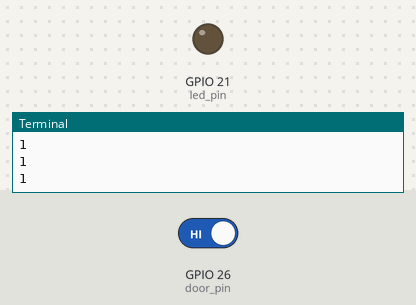
This program was run on a simulated Raspberry Pi (BCM pin numbers). Shown: output pins drawn as LEDs (lit = HIGH), the last lines printed to the terminal. Inputs (shaded band) come from the test bench; at power-on: GPIO 26 (door_pin) HIGH. Sending an e-mail succeeds after 1 s; threads take turns every 2 ms; the clock reads 2024-03-15 10:24:30 at power-on unless the program sets it.

Above: at 1.2 s.
1.3 s: GPIO 26 (door_pin) driven LOW
At 33.4 s:
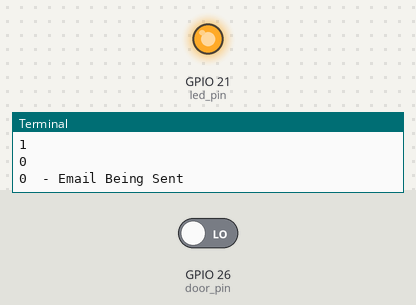
Timing chart, 0 to 33.8 s (numbered marks = the images above; inputs shaded):
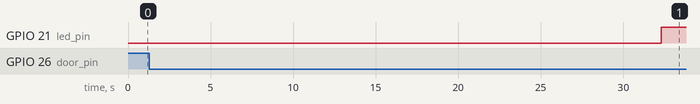

The program:

DoorAlarm.py
```python
#!/usr/bin/python

# Imports the sys module provides a number of functions and variables that can    #
# be used to manipulate different parts of the Python runtime environment.        #
import sys
import threading
from threading import Thread
# Imports signal module that set handlers for asynchronous events                 #
import signal
# Imports time to use for the pauses or sleep in the code                         #
import time
from time import gmtime, strftime, localtime
# Import smtplib to provide email functions
import smtplib
from email.mime.multipart import MIMEMultipart
from email.mime.text import MIMEText
global emailCount

# Imports the Raspberry Pi GPIO library and sets RPi.GPIO to GPIO                 #
import RPi.GPIO as io

# Sets GPIO to where you can refer to the pins by the "Broadcom SOC channel"      #
# number, these are the numbers after "GPIO"                                      #
io.setmode(io.BCM)
io.setwarnings(False)


####################### SIGNAL HANDLER TO CATCH CTRL+C   ##########################
# Setup signal handler to catch ctrl+c detectGPIOn and exit cleanly               #
###################################################################################
def signal_handler(signal, frame):
    print("Ctrl+C detected...")
    io.cleanup()
    sys.exit(0)


# set signal handler                                                              #
signal.signal(signal.SIGINT, signal_handler)
#                                                                                 #
####################### SIGNAL HANDLER TO CATCH CTRL+C END ########################

####################### CURRENT DATE AND TIME STAMP      ##########################
# This function provides a simple date and time stamp. Just call                  #
# door_timestamp(0). EXAMPLE: print(door_timestamp(0)- Sat, 27 Feb 2016 18:21:37  #
###################################################################################
def door_timestamp(sec=0):
    if sec == 0:
        sec = time.time()
    return strftime("%a, %d %b %Y %H:%M:%S ", time.localtime(sec))


#                                                                                 #
####################### CURRENT DATE AND TIME STAMP END    ########################


####################### LED_PIN CREATION SECTION START  ###########################
# Here is where you set the GPIO pin for the led and pin the output to the GPIO   #
###################################################################################

# Sets the led GPIO to pin 21                                                     #
led_pin = 21
# Setup GPIO Pin 21 to OUT                                                        #
io.setup(led_pin, io.OUT)
# Turn on GPIO pin 21                                                             #
io.output(led_pin, False)
#                                                                                 #
####################### LED_PIN CREATION SECTION END  #############################


####################### DOOR SENSOR CREATION SECTION START  #######################
# Here is where you set up the GPIO pin for the door sensor and sets the          #
# GPIO output.                                                                    #
###################################################################################

# this sets the GPIO pin to 26
door_pin = 26
# activate input with PullUp for the door sensor
io.setup(door_pin, io.IN, pull_up_down=io.PUD_UP)
CurrentState = io.input(door_pin)


#                                                                                 #
####################### DOOR SENSOR CREATION SECTION END  #########################


####################### EMAIL CREATION SECTION START ##############################
# This code is used to email out a notification if the magnetic door sensor has   #
# been triggered.                                                                 #
# Begin mail setup, this code is written for GMAIL but you could easily re-write  #
# the current code by changing the GMAIL setup properties with Hotmail or what    #
# ever smtp mail service.                                                         #
###################################################################################
count = 1


def emailalert():
    # how may times you get emailed. This will loop twice and send the email out.
    print(io.input(door_pin), " - Email Being Sent")
    # sendmail function takes 3 arguments: sender's address, recipient's address
    # and message to send - here it is sent as one string.

    server.sendmail(me, you, msg.as_string())
    if (io.input(door_pin) == io.LOW):
        time.sleep(30)
    server.quit()


####################### BLINK FUNCTION CREATION SECTION START  ####################
# Defines a function called Blink. This function will light up an LED             #
# when the door is opened.                                                        #
###################################################################################


# This is where we set the Blink function and set all the variables on how fast
# or how often the led light blinks
iterations = 20
speed1 = 10
numTimes = 10


def blink(numTimes, speed1):
    for i in range(0, 10):  # Run loop numTimes
        io.output(led_pin, True)  # Switch on led_pin
        time.sleep(1)  # Wait
        io.output(led_pin, False)  # Switch off led_pint
        # return blink(10, speed1)


####################### BLINK FUNCTION CREATION SECTION END  ######################


####################### DOOR SENSOR CREATION SECTION END  #####################

####################### MAIN CODE CREATION SECTION START  #####################
#######################                                   #####################
####################### CODE THAT RUNS THE CHECK ON IS    #####################
####################### THE DOOR OPEN AND HAVE I EMAILED  #####################
####################### THE ALERT AND FLASHED THE LED     #####################


try:

    print("Waiting for Door Sensor to settle ...", io.input(door_pin))

    # Loop until PIR output is 0
    # while io.input(door_pin) == io.HIGH:


    # loop until CurrentState = 1 or user quits with ctrl-c

    while True:
        # Loop through the CurrentState of the door sensor and Previous States #
        if io.input(door_pin) == io.HIGH:
            print(io.input(door_pin))
        elif io.input(door_pin) == io.LOW:

            me = 'johngrobinson@gmail.com'
            you = "jrotton@hotmail.com; johngrobinson@hotmail.com"

            # GMAIL user setup #
            gmail_sender = 'johngrobinson@gmail.com'
            gmail_passwd = 'Monkeybutt2'
            subject = 'FRONT DOOR HAS HAS OPENED at ' + door_timestamp(0)

            # Create message container - the correct MIME type is multipart/alternative.
            msg = MIMEMultipart('alternative')
            msg['Subject'] = subject
            msg['From'] = me
            msg['To'] = you
            hbody = '<html><head></head><body><p> ' + subject + '<br><br>Do you know where you daughter is?<br><br>At ' + door_timestamp(
                0) + ' your front door was opened.</p></body></html>'

            # Create the body of the message (a plain-text and an HTML version).
            text = subject + "!\nDo you know where you daughter is?\n"
            html = hbody

            # Record the MIME types of both parts - text/plain and text/html.
            part1 = MIMEText(text, 'plain')
            part2 = MIMEText(html, 'html')

            # Attach parts into message container.
            # According to RFC 2046, the last part of a multipart message, in this case
            # the HTML message, is best and preferred.
            msg.attach(part1)
            msg.attach(part2)

            # Send the message via gmail SMTP server.
            server = smtplib.SMTP('smtp.gmail.com', 587)
            server.set_debuglevel(0)
            server.ehlo(gmail_sender)
            server.starttls()
            server.ehlo(gmail_sender)
            server.login(gmail_sender, gmail_passwd)

            if __name__ == '__main__':
                Thread(target=emailalert()).start()
                Thread(target=blink(numTimes, speed1)).start()


    time.sleep(15)


####################### MAIN CODE CREATION SECTION END     #####################


####################### CODE CLEAN UP CREATION SECTION     #####################

except KeyboardInterrupt:
    print("Quit")
    # Reset GPIO settings
    io.cleanup()

####################### CODE CLEAN UP CREATION SECTION END  #####################
```

Measured:
- after the input at 1.3 s, GPIO 21 (led_pin): LOW → HIGH after 31.0 s
